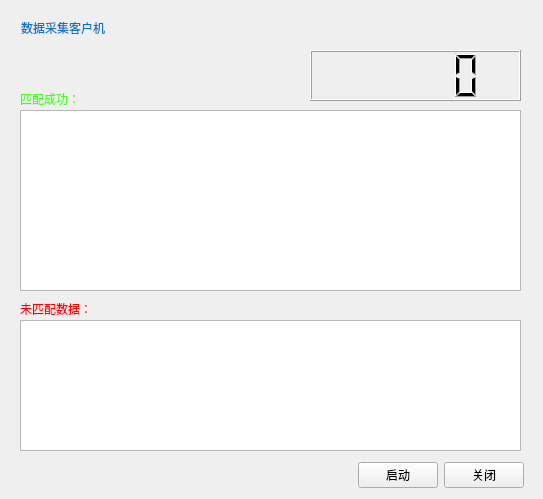
<?xml version="1.0" encoding="UTF-8"?>
<ui version="4.0">
 <class>clientui2</class>
 <widget class="QMainWindow" name="clientui2">
  <property name="geometry">
   <rect>
    <x>0</x>
    <y>0</y>
    <width>543</width>
    <height>499</height>
   </rect>
  </property>
  <property name="windowTitle">
   <string>客户机</string>
  </property>
  <widget class="QWidget" name="centralwidget">
   <widget class="QLabel" name="label_2">
    <property name="geometry">
     <rect>
      <x>20</x>
      <y>90</y>
      <width>71</width>
      <height>17</height>
     </rect>
    </property>
    <property name="styleSheet">
     <string notr="true">color: rgb(69, 255, 28);</string>
    </property>
    <property name="text">
     <string>匹配成功：</string>
    </property>
   </widget>
   <widget class="QLabel" name="label_3">
    <property name="geometry">
     <rect>
      <x>20</x>
      <y>300</y>
      <width>91</width>
      <height>17</height>
     </rect>
    </property>
    <property name="styleSheet">
     <string notr="true">color: rgb(255, 0, 4);</string>
    </property>
    <property name="text">
     <string>未匹配数据：</string>
    </property>
   </widget>
   <widget class="QLCDNumber" name="lcdNumber">
    <property name="geometry">
     <rect>
      <x>310</x>
      <y>50</y>
      <width>211</width>
      <height>51</height>
     </rect>
    </property>
    <property name="styleSheet">
     <string notr="true">color: rgb(0, 0, 0);</string>
    </property>
   </widget>
   <widget class="QTextEdit" name="textEdit">
    <property name="geometry">
     <rect>
      <x>20</x>
      <y>110</y>
      <width>501</width>
      <height>181</height>
     </rect>
    </property>
   </widget>
   <widget class="QTextEdit" name="textEdit_2">
    <property name="geometry">
     <rect>
      <x>20</x>
      <y>320</y>
      <width>501</width>
      <height>131</height>
     </rect>
    </property>
   </widget>
   <widget class="QWidget" name="">
    <property name="geometry">
     <rect>
      <x>21</x>
      <y>11</y>
      <width>496</width>
      <height>33</height>
     </rect>
    </property>
    <layout class="QHBoxLayout" name="horizontalLayout_3">
     <item>
      <widget class="QLabel" name="label">
       <property name="styleSheet">
        <string notr="true">color: rgb(12, 118, 199);
font: 15pt &quot;文泉驿等宽微米黑&quot;;</string>
       </property>
       <property name="text">
        <string>数据采集客户机</string>
       </property>
      </widget>
     </item>
     <item>
      <spacer name="horizontalSpacer_3">
       <property name="orientation">
        <enum>Qt::Horizontal</enum>
       </property>
       <property name="sizeHint" stdset="0">
        <size>
         <width>348</width>
         <height>20</height>
        </size>
       </property>
      </spacer>
     </item>
    </layout>
   </widget>
   <widget class="QWidget" name="">
    <property name="geometry">
     <rect>
      <x>40</x>
      <y>460</y>
      <width>484</width>
      <height>30</height>
     </rect>
    </property>
    <layout class="QHBoxLayout" name="horizontalLayout_2">
     <item>
      <spacer name="horizontalSpacer">
       <property name="orientation">
        <enum>Qt::Horizontal</enum>
       </property>
       <property name="sizeHint" stdset="0">
        <size>
         <width>308</width>
         <height>20</height>
        </size>
       </property>
      </spacer>
     </item>
     <item>
      <widget class="QPushButton" name="pushButton">
       <property name="text">
        <string>启动</string>
       </property>
      </widget>
     </item>
     <item>
      <layout class="QHBoxLayout" name="horizontalLayout">
       <item>
        <widget class="QPushButton" name="pushButton_2">
         <property name="text">
          <string>关闭</string>
         </property>
        </widget>
       </item>
      </layout>
     </item>
    </layout>
   </widget>
  </widget>
 </widget>
 <resources/>
 <connections/>
</ui>
